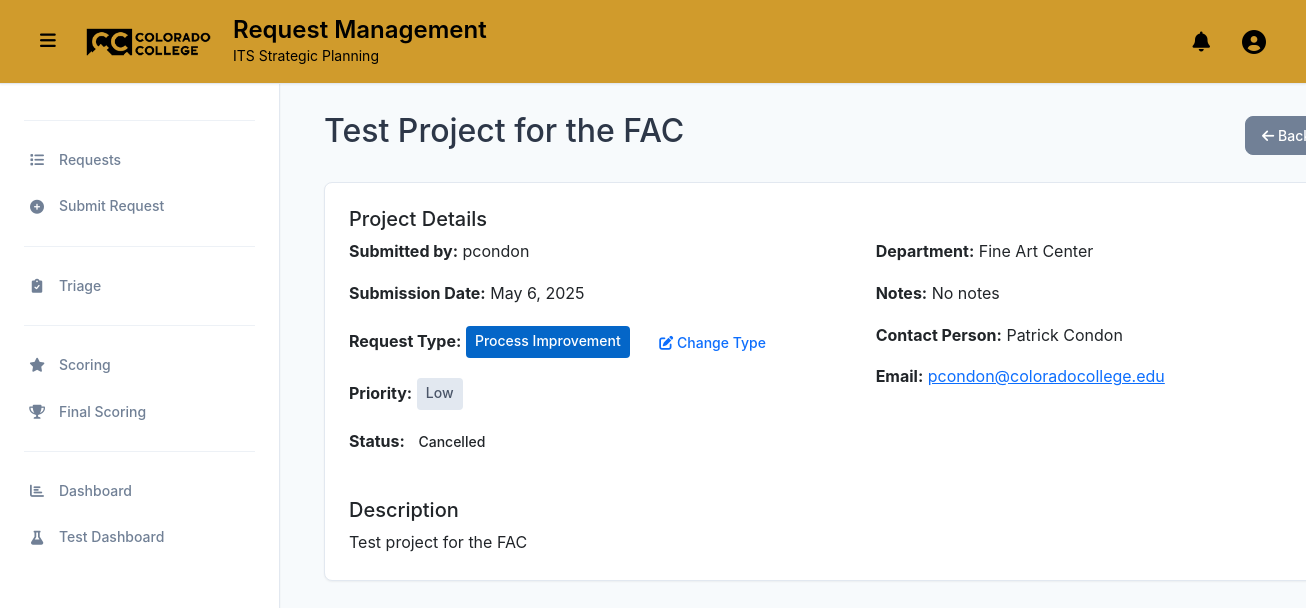
Before: /8/ (signed in) with the older database file.
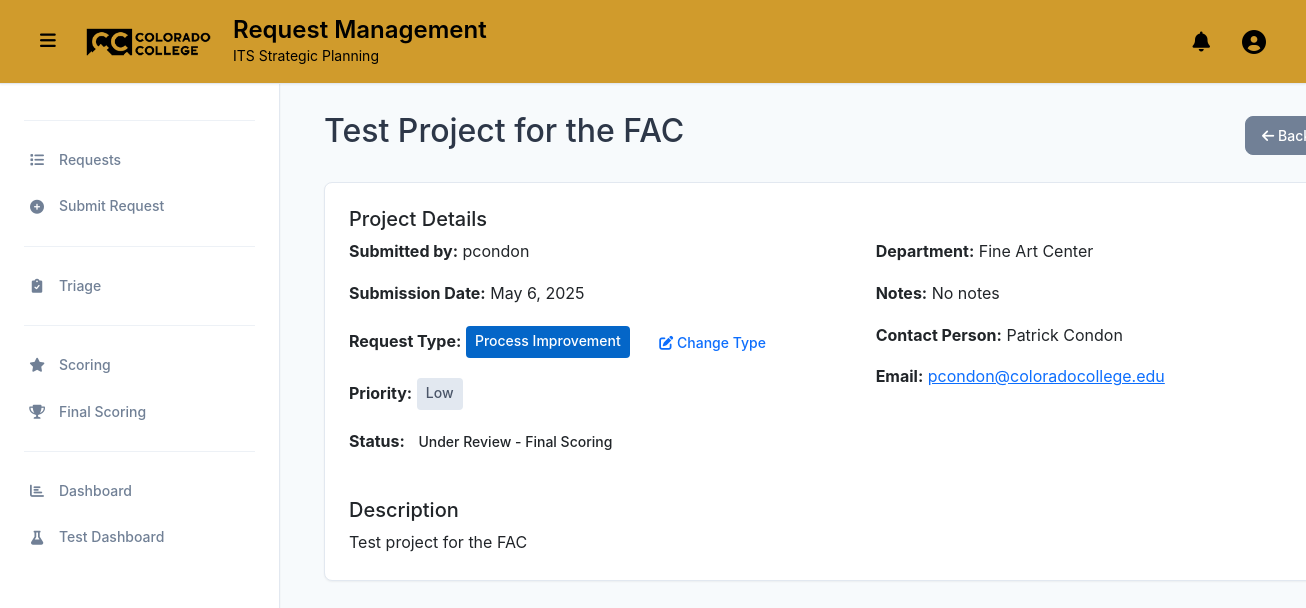
After: the same page with the newer database file.
### projects/models.py (models this page shows, shortened)
class Project(models.Model):
    STATUS_CHOICES = [
        ('pending', 'Pending Review'),
        ('approved', 'Approved'),
        ('rejected', 'Rejected'),
        ('under_review_triage', 'Under Review - Triage'),
        ('under_review_scoring', 'Under Review - Scoring'),
        ('under_review_final_scoring', 'Under Review - Final Scoring'),
        ('completed', 'Completed'),
        ('archived', 'Archived'),
        ('on_hold', 'On Hold'),
        ('cancelled', 'Cancelled'),
    ]
    STAGE_CHOICES = [
        ('Pending_Review', 'Pending Review'),
        ('Under_Review_Triage', 'Under Review - Triage'),
        ('Under_Review_Scoring', 'Under Review - Scoring'),
        ('Under_Review_Final_Scoring', 'Under Review - Final Scoring'),
    ]
    PRIORITY_CHOICES = [
        ('Low', 'Low'),
        ('Normal', 'Normal'),
        ('High', 'High'),
        ('Top', 'Top'),
    ]
    FINAL_PRIORITY_CHOICES = [
        (1, 'Low'),
        (2, 'Medium'),
        (3, 'High'),
    ]
    PROJECT_TYPE_CHOICES = [
        ('not_yet_decided', 'Not Yet Decided'),
        ('process_improvement', 'Process Improvement'),
        ('it_governance', 'IT Governance'),
        ('erp_governance', 'ERP Governance'),
        ('data_governance', 'Data Governance'),
    ]
    title = models.CharField(max_length=200)
    description = models.TextField()
    project_type = models.CharField(
        max_length=20,
        choices=PROJECT_TYPE_CHOICES,
        default='not_yet_decided',
        verbose_name="Request Type",
        help_text="Type of request submission"
    )
    submitted_by = models.ForeignKey(User, on_delete=models.CASCADE, null=True, blank=True)
    submission_date = models.DateTimeField(default=timezone.now)
    status = models.CharField(max_length=30, choices=STATUS_CHOICES, default='pending')
    stage = models.CharField(max_length=30, choices=STAGE_CHOICES, default='Pending_Review', help_text="Current stage of the project")
    budget = models.DecimalField(max_digits=10, decimal_places=2, null=True, blank=True)
    start_date = models.DateField(null=True, blank=True)
    end_date = models.DateField(null=True, blank=True)
    department = models.CharField(max_length=100, null=True, blank=True)
    contact_person = models.CharField(max_length=100, null=True, blank=True)
    contact_email = models.EmailField(null=True, blank=True)
    contact_phone = models.CharField(max_length=20, null=True, blank=True)
    triage_notes = models.TextField(blank=True, null=True)
    priority = models.CharField(max_length=10, choices=PRIORITY_CHOICES, default='Normal')
    scoring_notes = models.TextField(blank=True, null=True, help_text="Notes related to project scoring or evaluation")
    final_priority = models.IntegerField(null=True, blank=True, help_text="Project ranking (lower number = higher priority)")
    final_score = models.FloatField(null=True, blank=True, help_text="Final score")
    strategic_alignment = models.IntegerField(null=True, blank=True, help_text="Strategic alignment score (1-5)")
    cost_benefit = models.IntegerField(null=True, blank=True, help_text="Cost benefit score (1-5)")
    user_impact = models.IntegerField(null=True, blank=True, help_text="User impact and adoption score (1-5)")
    ease_of_implementation = models.IntegerField(null=True, blank=True, help_text="Ease of implementation score (1-5)")
    vendor_reputation_support = models.IntegerField(null=True, blank=True, help_text="Vendor reputation and support score (1-5)")
    security_compliance = models.IntegerField(null=True, blank=True, help_text="Security and compliance score (1-5)")
    student_centered = models.IntegerField(null=True, blank=True, help_text="Student-centered score (1-5)")
    class Meta:
        ordering = ['-submission_date']
        db_table = 'project_requests'

### projects/views.py (the view)
# urls.py: path('<int:pk>/', views.project_detail, name='project_detail'),
@login_required
def project_detail(request, pk):
    project = get_object_or_404(Project, pk=pk)
    return render(request, 'projects/project_detail.html', {'project': project})

### templates/projects/project_detail.html (shortened to what this page needs)
{% extends 'base_cc.html' %}
{% load static %}
{% block content %}
<div class="container-fluid" style="width: 115%; padding-right: 15px;">
    <div class="d-flex justify-content-between align-items-center mb-4">
        <h2>{{ project.title }}</h2>
        <div>
            <a href="{% url 'projects:project_list' %}" class="btn btn-secondary">
                <i class="fas fa-arrow-left"></i> Back to Projects
            </a>
        </div>
    </div>
    <div class="card mb-4">
        <div class="card-body">
            <h5 class="card-title">Project Details</h5>
            <div class="row">
                <div class="col-md-6">
                    <p><strong>Submitted by:</strong> {{ project.submitted_by.username }}</p>
                    <p><strong>Submission Date:</strong> {{ project.submission_date|date:"F j, Y" }}</p>
                    <p><strong>Request Type:</strong>
                        <span class="type-badge type-{{ project.project_type|lower }}">
                            {{ project.get_project_type_display }}
                        </span>
                        {% if user.is_staff %}
                        <button type="button" class="btn btn-sm btn-outline-primary ms-2" data-bs-toggle="modal" data-bs-target="#changeTypeModal">
                            <i class="fas fa-edit"></i> Change Type
                        </button>
                        {% endif %}
                    </p>
                    <p><strong>Priority:</strong>
                        <span class="priority-badge priority-{{ project.priority|lower }}">
                            {{ project.priority }}
                        </span>
                    </p>
                    <p><strong>Status:</strong>
                        <span class="status-badge status-{{ project.status|lower }}">
                            {{ project.get_status_display }}
                        </span>
                    </p>
                </div>
                <div class="col-md-6">
                    <p><strong>Department:</strong> {{ project.department|default:"Not specified" }}</p>
                    <p><strong>Notes:</strong> {{ project.notes|default:"No notes" }}</p>
                    <p><strong>Contact Person:</strong>
                        {% if project.submitted_by.first_name and project.submitted_by.last_name %}
                            {{ project.submitted_by.get_full_name }}
                        {% else %}
                            {{ project.submitted_by.username }}
                        {% endif %}
                    </p>
                    <p><strong>Email:</strong> <a href="mailto:{{ project.submitted_by.email }}">{{ project.submitted_by.email }}</a></p>
                </div>
            </div>
            <div class="mt-4">
                <h5 class="card-title">Description</h5>
                <p class="card-text">{{ project.description }}</p>
            </div>
        </div>
    </div>
</div>
{% endblock %}

Changed rows visible on the page:
changed Project "Test Project for the FAC": status "Cancelled" → "Under Review - Final Scoring"
